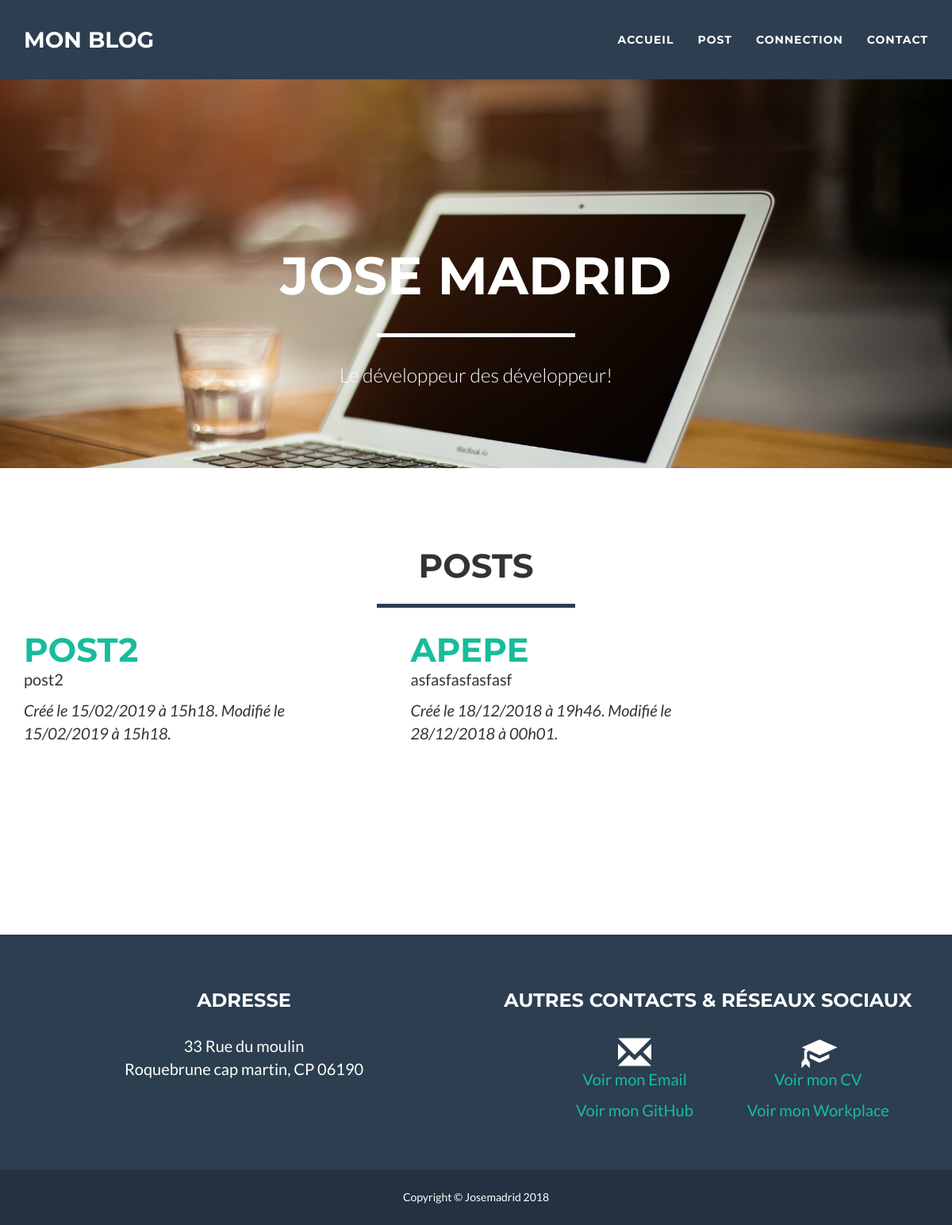
/?action=listposts, run on the app's committed database.
### tables this page shows
CREATE TABLE IF NOT EXISTS `posts` (
  `id` int(11) NOT NULL AUTO_INCREMENT,
  `auteur` varchar(100) NOT NULL,
  `titre` varchar(255) NOT NULL,
  `chapo` text NOT NULL,
  `contenu` text NOT NULL,
  `created_at` datetime NOT NULL,
  `updated_at` datetime NOT NULL,
  PRIMARY KEY (`id`)
);

### controller/posts_controller.php (called while the page is built, shortened)
<?php
require_once 'model/conection_db.php';
require_once 'model/posts_model.php';
require_once  'model/posts.php';
class Posts_Controller
{
    private $manager;
    public function __construct()
    {
        $this->manager = new PostsModel();
    }
    public function listposts()
    {
        $posts = $this->manager->getPosts();
        include 'view/listposts.php';
    }
}

### model/conection_db.php (called while the page is built)
<?php
class Conectdb
{
    public static function conection()
    {
        try{
            $conection=new PDO('mysql:host=localhost;dbname=projet5;', 'root', '');
            $conection->setAttribute(PDO::ATTR_ERRMODE, PDO::ERRMODE_EXCEPTION);
            $conection->exec("SET CHARACTER SET UTF8");
        }
        catch(Exeption $e){
            echo("Erreur" . $e->getMessage());
            echo "ligne de erreur" . $e->getLine();
        }
        return $conection;
    }
}

### model/posts_model.php (called while the page is built, shortened)
<?php
require_once 'conection_db.php';
class PostsModel
{
    private $db;
    public function __construct()
    {
        $this->db = Conectdb::conection();
    }
    public function getPosts()
    {
        $posts = [];
        $request = $this->db->query(
            'SELECT id, titre, chapo, DATE_FORMAT'
                . '(created_at, "%d/%m/%Y à %Hh%i") AS createdAt, DATE_FORMAT'
                . '(updated_at, "%d/%m/%Y à %Hh%i") AS updatedAt '
            . 'FROM posts ORDER BY updated_at DESC, id DESC'
        );
        while ($datas = $request->fetch(PDO::FETCH_ASSOC)) {
            $posts[] = new Posts($datas);
        }
        return $posts;
    }
}

### model/hydrate.php (called while the page is built, shortened)
<?php
trait Hydrate
{
    public function hydrate($datas)
    {
        foreach ( $datas as $key => $value ) {
            $method = 'set'.ucfirst($key);
        }
    }
}

### model/posts.php (called while the page is built, shortened)
<?php
require_once 'model/posts_model.php';
require_once 'model/hydrate.php';
class Posts
{
    private $_id;
    private $_titre;
    private $_chapo;
    private $_created_at;
    private $_updated_at;
    public function getId()
    {
        return $this->_id;
    }
    public function getTitre()
    {
        return $this->_titre;
    }
    public function getChapo()
    {
        return $this->_chapo;
    }
    public function getCreatedAt()
    {
        return $this->_created_at;
    }
    public function getUpdatedAt()
    {
        return $this->_updated_at;
    }
    public function setId(int $id)
    {
        $this->_id = (int) $id;
    }
    public function setTitre(string $titre)
    {
        $this->_titre = $titre;
    }
    public function setChapo($chapo)
    {
        $this->_chapo = $chapo;
    }
    public function setCreatedAt($created_at)
    {
        $this->_created_at = $created_at;
    }
    public function setUpdatedAt($updated_at)
    {
        $this->_updated_at = $updated_at;
    }
}

### view/listposts.php (the view, shortened to what this page needs)
<section id="portfolio">
    <div class="container">
        <div class="row">
            <div class="col-lg-12 text-center">
                <h2>Posts</h2>
                <hr class="star-primary">
            </div>
        </div>
        <div class="row">
            <?php foreach ($posts as $post): ?>
                <div class="col-sm-4 portfolio-item">
                    <div class="caption">
                        <div class="caption-content">
                            <a href="index.php?action=viewsinglepost&id=<?php echo htmlspecialchars($post->getId()); ?>">
                                <h2><?php echo
            htmlspecialchars($post->getTitre());
                ?>
                                </h2></a>
                            <p><?php echo
                                htmlspecialchars($post->getChapo());
                                ?></p>
                            <p><em>Créé le <?php
                                    echo
                                    htmlspecialchars($post->getCreatedAt());
                                    ?>. Modifié le <?php
                                    echo
                                    htmlspecialchars($post->getUpdatedAt());
                                    ?>.</em></p>
                        </div>
                    </div>
                </div>
                <div class="col-sm-1"> </div>
<?php endforeach; ?>
        </div>
    </div>
</section>
<?php
require 'view/template.php';

### public/themes/css/freelancer.css (style rules this page uses)
body { font-family: 'Lato', 'Helvetica Neue', Helvetica, Arial, sans-serif; overflow-x: hidden; }
p { font-size: 20px; }
a, a:hover, a:focus, a:active, a.active { color: #18BC9C; outline: none; }
h1, h2, h3, h4, h5, h6 { font-family: "Montserrat", "Helvetica Neue", Helvetica, Arial, sans-serif; text-transform: uppercase; font-weight: 700; }
hr.star-light, hr.star-primary { padding: 0; border: none; border-top: solid 5px; text-align: center; max-width: 250px; margin: 25px auto 30px; }
hr.star-light:after, hr.star-primary:after { content: "\f005"; font-family: FontAwesome; display: inline-block; position: relative; top: -0.8em; font-size: 2em; padding: 0 0.25em; }
hr.star-primary { border-color: #2C3E50; }
hr.star-primary:after { background-color: white; color: #2C3E50; }
section { padding: 100px 0; }
section h2 { margin: 0; font-size: 3em; }
.portfolio-item { margin: 0 0 15px; right: 0; }
#portfolio * { z-index: 2; }
@media (min-width: 767px) { #portfolio .portfolio-item { margin: 0 0 30px; } }

### data on the page
posts: titre "POST2", chapo "post2", CreatedAt "15/02/2019 à 15h18", UpdatedAt "15/02/2019 à 15h18"
posts: titre "APEPE", chapo "asfasfasfasfasf", CreatedAt "18/12/2018 à 19h46", UpdatedAt "28/12/2018 à 00h01"
